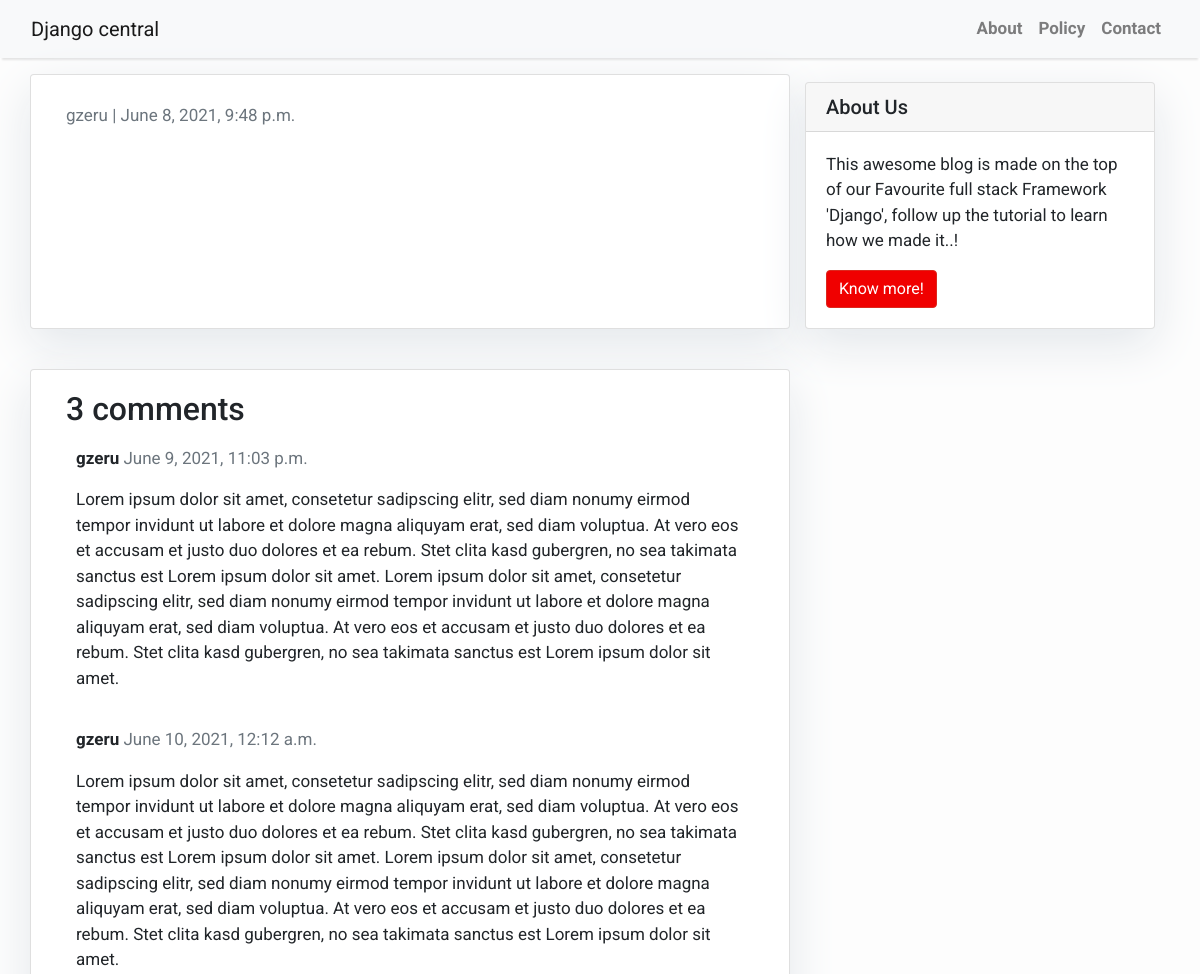
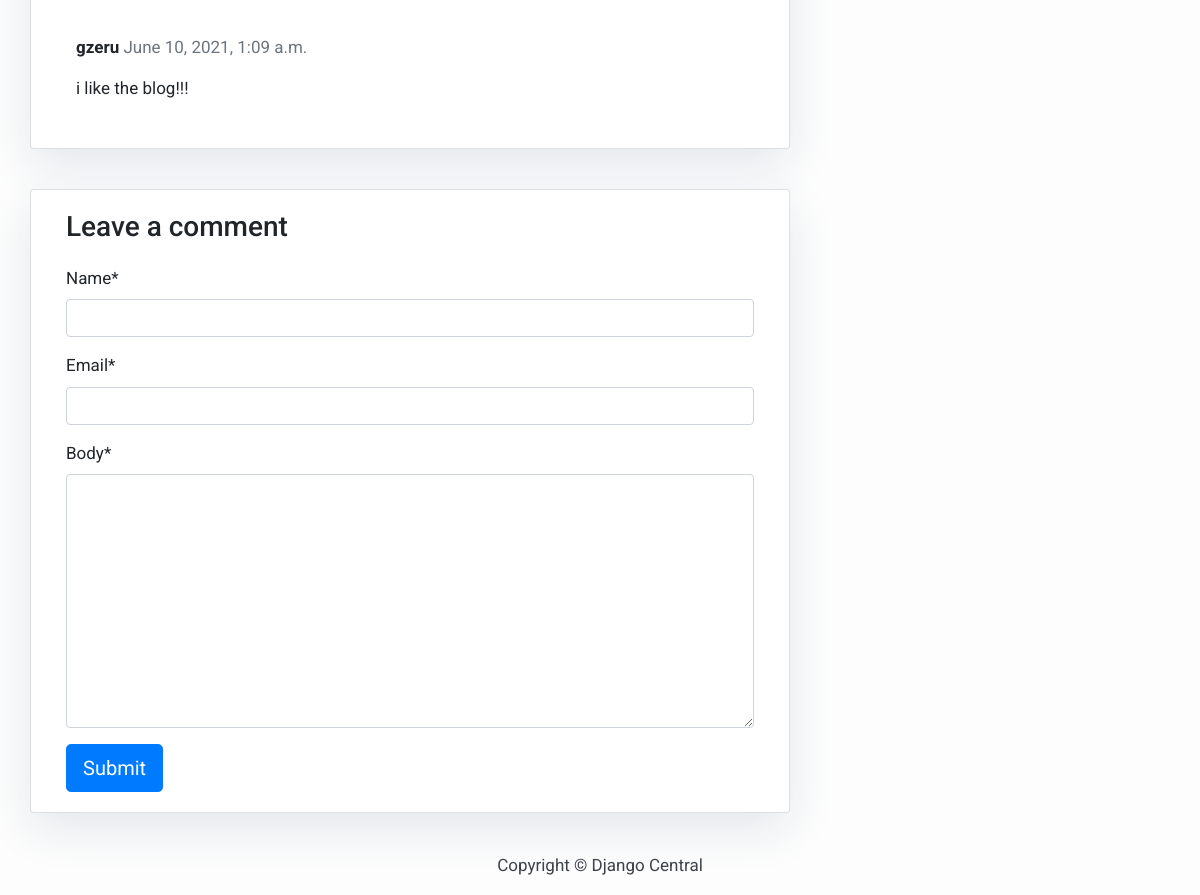
Page /test01/ on the committed database (2 pictures, top to bottom).
### blog/models.py (models this page shows, shortened)
class Post(models.Model):
    title = models.CharField(max_length=200, unique=True)
    slug = models.SlugField(max_length=200, unique=True)
    author = models.ForeignKey(User, on_delete= models.CASCADE,related_name='blog_posts')
    updated_on = models.DateTimeField(auto_now= True)
    content = models.TextField()
    created_on = models.DateTimeField(auto_now_add=True)
    status = models.IntegerField(choices=STATUS, default=0)
    class Meta:
        ordering = ['-created_on']

class Comment(models.Model):
    post = models.ForeignKey(Post,on_delete=models.CASCADE,related_name='comments')
    name = models.CharField(max_length=80)
    email = models.EmailField()
    body = models.TextField()
    created_on = models.DateTimeField(auto_now_add=True)
    active = models.BooleanField(default=False)
    class Meta:
        ordering = ['created_on']

### blog/views.py (the view)
# urls.py: path('<slug:slug>/', views.post_detail, name='post_detail'),
def post_detail(request, slug):
    template_name = 'post_detail.html'
    post = get_object_or_404(Post, slug=slug)
    comments = post.comments.filter(active=True)
    new_comment = None
    if request.method == 'POST':
        comment_form = CommentForm(data=request.POST)
        if comment_form.is_valid():
            new_comment = comment_form.save(commit=False)
            new_comment.post = post
            new_comment.save()
    else:
        comment_form = CommentForm()
    return render(request, template_name, {'post': post,
                                           'comments': comments,
                                           'new_comment': new_comment,
                                           'comment_form': comment_form})

### blog/forms.py
class CommentForm(forms.ModelForm):
    class Meta:
        model = Comment
        fields = ('name', 'email', 'body')

### blog/templates/post_detail.html (shortened to what this page needs)
{% extends 'base.html' %} {% block content %}
{% load crispy_forms_tags %}
<div class="container">
  <div class="row">
    <div class="col-md-8 card mb-4  mt-3 left  top">
      <div class="card-body">
        <p class=" text-muted">{{ post.author }} | {{ post.created_on }}</p>
      </div>
    </div>
    {% block sidebar %} {% include 'sidebar.html' %} {% endblock sidebar %}
    <div class="col-md-8 card mb-4  mt-3 ">
      <div class="card-body">
        <h2>{{ comments.count }} comments</h2>
        {% for comment in comments %}
        <div class="comments" style="padding: 10px;">
          <p class="font-weight-bold">
            {{ comment.name }}
            <span class=" text-muted font-weight-normal">
              {{ comment.created_on }}
            </span>
          </p>
          {{ comment.body | linebreaks }}
        </div>
        {% endfor %}
      </div>
    </div>
    <div class="col-md-8 card mb-4  mt-3 ">
      <div class="card-body">
        {% if new_comment %}
        <div class="alert alert-success" role="alert">
          Your comment is awaiting moderation
        </div>
        {% else %}
        <h3>Leave a comment</h3>
        <form method="post" style="margin-top: 1.3em;">
          {{ comment_form | crispy }}
          <button type="submit" class="btn btn-primary  btn-lg">Submit</button>
        </form>
        {% endif %}
      </div>
    </div>
  </div>
</div>
{% endblock content %}

### blog/templates/base.html (shortened to what this page needs)
<!DOCTYPE html>
<html>
    <head>
        <link rel="stylesheet" href="https://maxcdn.bootstrapcdn.com/bootstrap/4.0.0/css/bootstrap.min.css"
 />
    </head>
    <body>
        <nav class="navbar navbar-expand-lg navbar-light bg-light shadow" id="mainNav">
            <div class="container-fluid">
                <a class="navbar-brand" href="{% url 'home' %}">Django central</a>
                <div class="collapse navbar-collapse" id="navbarResponsive">
                    <ul class="navbar-nav ml-auto">
                        <li class="nav-item text-black">
                            <a class="nav-link text-black font-weight-bold" href="#">About</a>
                        </li>
                        <li class="nav-item text-black">
                            <a class="nav-link text-black font-weight-bold" href="#">Policy</a>
                        </li>
                        <li class="nav-item text-black">
                            <a class="nav-link text-black font-weight-bold" href="#">Contact</a>
                        </li>
                    </ul>
                </div>
            </div>
        </nav>
        {% block content %}{% endblock content %}
        <footer class="py-3 bg-grey">
            <p class="m-0 text-dark text-center ">Copyright &copy; Django Central</p>
        </footer>
    </body>
</html>

### blog/templates/sidebar.html (shortened to what this page needs)
{% block sidebar %}
<div class="col-md-4 float-right ">
<div class="card my-4">
        <h5 class="card-header">About Us</h5>
    <div class="card-body">
        <p class="card-text"> This awesome blog is made on the top of our Favourite full stack Framework 'Django', follow up the tutorial to learn how we made it..!</p>
        <a href="https://djangocentral.com/building-a-blog-application-with-django"
           class="btn btn-danger">Know more!</a>
    </div>
</div>
</div>
{% endblock sidebar %}

### blog/templates/base.html (style rules this page uses)
body { font-family: "Roboto", sans-serif; font-size: 17px; background-color: #fdfdfd; }
.shadow { box-shadow: 0 4px 2px -2px rgba(0, 0, 0, 0.1); }
.btn-danger { color: #fff; background-color: #f00000; border-color: #dc281e; }

### blog/templates/sidebar.html (style rules this page uses)
.card { box-shadow: 0 16px 48px #E3E7EB; }

### rows in the picture
Post: author "gzeru", created_on "June 8, 2021, 9:48 p.m."
Comment: name "gzeru", created_on "June 9, 2021, 11:03 p.m.", body "Lorem ipsum dolor sit amet, consetetur sadipscing elitr, sed diam nonumy eirmod tempor invidunt ut labore et dolore magna aliquyam erat, sed diam voluptua. At vero eos et accusam et justo duo dolores et ea rebum. Stet clita kasd gubergren, no sea takimata sanctus est Lorem ipsum dolor sit amet. Lorem ipsum dolor sit amet, consetetur sadipscing elitr, sed diam nonumy eirmod tempor invidunt ut labore et dolore magna aliquyam erat, sed diam voluptua. At vero eos et accusam et justo duo dolores et ea rebum. Stet clita kasd gubergren, no sea takimata sanctus est Lorem ipsum dolor sit amet."
Comment: name "gzeru", created_on "June 10, 2021, 12:12 a.m.", body "Lorem ipsum dolor sit amet, consetetur sadipscing elitr, sed diam nonumy eirmod tempor invidunt ut labore et dolore magna aliquyam erat, sed diam voluptua. At vero eos et accusam et justo duo dolores et ea rebum. Stet clita kasd gubergren, no sea takimata sanctus est Lorem ipsum dolor sit amet. Lorem ipsum dolor sit amet, consetetur sadipscing elitr, sed diam nonumy eirmod tempor invidunt ut labore et dolore magna aliquyam erat, sed diam voluptua. At vero eos et accusam et justo duo dolores et ea rebum. Stet clita kasd gubergren, no sea takimata sanctus est Lorem ipsum dolor sit amet."
Comment: name "gzeru", created_on "June 10, 2021, 1:09 a.m.", body "i like the blog!!!"

### other values in the picture
{{ comments.count }} "3"
